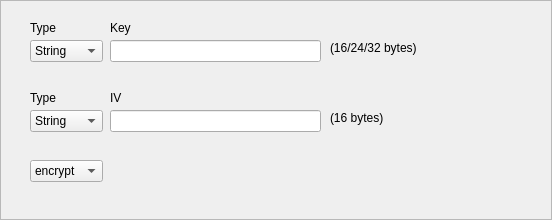
<?xml version="1.0" encoding="UTF-8"?>
<ui version="4.0">
 <class>Frame</class>
 <widget class="QFrame" name="Frame">
  <property name="geometry">
   <rect>
    <x>0</x>
    <y>0</y>
    <width>552</width>
    <height>220</height>
   </rect>
  </property>
  <property name="windowTitle">
   <string>Frame</string>
  </property>
  <property name="frameShape">
   <enum>QFrame::StyledPanel</enum>
  </property>
  <property name="frameShadow">
   <enum>QFrame::Raised</enum>
  </property>
  <widget class="QLabel" name="label_2">
   <property name="geometry">
    <rect>
     <x>110</x>
     <y>20</y>
     <width>61</width>
     <height>16</height>
    </rect>
   </property>
   <property name="text">
    <string>Key</string>
   </property>
  </widget>
  <widget class="QLineEdit" name="key">
   <property name="geometry">
    <rect>
     <x>110</x>
     <y>40</y>
     <width>211</width>
     <height>22</height>
    </rect>
   </property>
   <property name="text">
    <string/>
   </property>
  </widget>
  <widget class="QLabel" name="label_3">
   <property name="geometry">
    <rect>
     <x>30</x>
     <y>20</y>
     <width>61</width>
     <height>16</height>
    </rect>
   </property>
   <property name="text">
    <string>Type</string>
   </property>
  </widget>
  <widget class="QComboBox" name="op">
   <property name="geometry">
    <rect>
     <x>30</x>
     <y>40</y>
     <width>73</width>
     <height>22</height>
    </rect>
   </property>
   <item>
    <property name="text">
     <string>String</string>
    </property>
   </item>
   <item>
    <property name="text">
     <string>Hex</string>
    </property>
   </item>
  </widget>
  <widget class="QLabel" name="label_4">
   <property name="geometry">
    <rect>
     <x>110</x>
     <y>90</y>
     <width>61</width>
     <height>16</height>
    </rect>
   </property>
   <property name="text">
    <string>IV</string>
   </property>
  </widget>
  <widget class="QLineEdit" name="iv">
   <property name="geometry">
    <rect>
     <x>110</x>
     <y>110</y>
     <width>211</width>
     <height>22</height>
    </rect>
   </property>
   <property name="text">
    <string/>
   </property>
  </widget>
  <widget class="QLabel" name="label_5">
   <property name="geometry">
    <rect>
     <x>30</x>
     <y>90</y>
     <width>61</width>
     <height>16</height>
    </rect>
   </property>
   <property name="text">
    <string>Type</string>
   </property>
  </widget>
  <widget class="QComboBox" name="op_iv">
   <property name="geometry">
    <rect>
     <x>30</x>
     <y>110</y>
     <width>73</width>
     <height>22</height>
    </rect>
   </property>
   <item>
    <property name="text">
     <string>String</string>
    </property>
   </item>
   <item>
    <property name="text">
     <string>Hex</string>
    </property>
   </item>
  </widget>
  <widget class="QComboBox" name="op_aes">
   <property name="geometry">
    <rect>
     <x>30</x>
     <y>160</y>
     <width>73</width>
     <height>22</height>
    </rect>
   </property>
   <item>
    <property name="text">
     <string>encrypt</string>
    </property>
   </item>
   <item>
    <property name="text">
     <string>decrypt</string>
    </property>
   </item>
  </widget>
  <widget class="QLabel" name="label_iv">
   <property name="geometry">
    <rect>
     <x>330</x>
     <y>110</y>
     <width>71</width>
     <height>16</height>
    </rect>
   </property>
   <property name="text">
    <string>(16 bytes)</string>
   </property>
  </widget>
  <widget class="QLabel" name="label_key">
   <property name="geometry">
    <rect>
     <x>330</x>
     <y>40</y>
     <width>111</width>
     <height>16</height>
    </rect>
   </property>
   <property name="text">
    <string>(16/24/32 bytes)</string>
   </property>
  </widget>
 </widget>
 <resources/>
 <connections/>
</ui>
